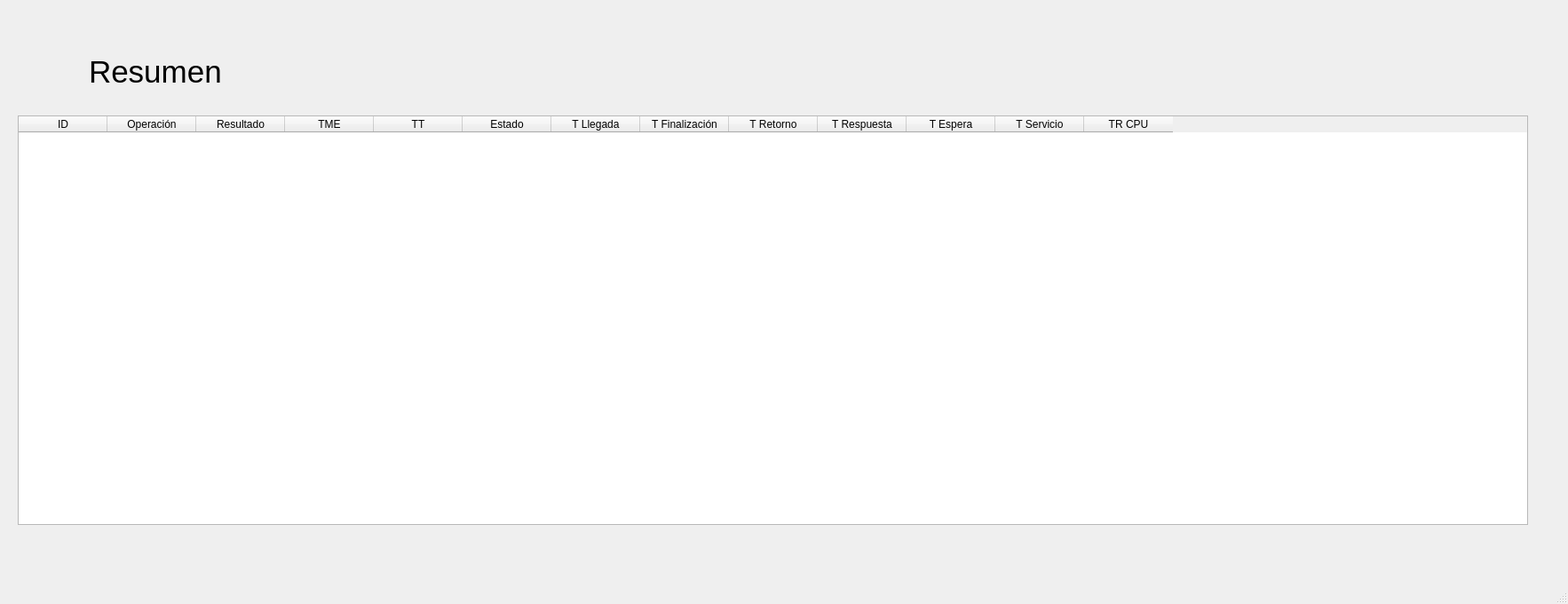
<?xml version="1.0" encoding="UTF-8"?>
<ui version="4.0">
 <class>MainWindow</class>
 <widget class="QMainWindow" name="MainWindow">
  <property name="geometry">
   <rect>
    <x>0</x>
    <y>0</y>
    <width>1766</width>
    <height>680</height>
   </rect>
  </property>
  <property name="windowTitle">
   <string>MainWindow</string>
  </property>
  <widget class="QWidget" name="centralwidget">
   <widget class="QTableWidget" name="tableWidget">
    <property name="geometry">
     <rect>
      <x>20</x>
      <y>130</y>
      <width>1701</width>
      <height>461</height>
     </rect>
    </property>
    <column>
     <property name="text">
      <string>ID</string>
     </property>
    </column>
    <column>
     <property name="text">
      <string>Operación</string>
     </property>
    </column>
    <column>
     <property name="text">
      <string>Resultado</string>
     </property>
    </column>
    <column>
     <property name="text">
      <string>TME</string>
     </property>
    </column>
    <column>
     <property name="text">
      <string>TT</string>
     </property>
    </column>
    <column>
     <property name="text">
      <string>Estado</string>
     </property>
    </column>
    <column>
     <property name="text">
      <string>T Llegada</string>
     </property>
    </column>
    <column>
     <property name="text">
      <string>T Finalización</string>
     </property>
    </column>
    <column>
     <property name="text">
      <string>T Retorno</string>
     </property>
    </column>
    <column>
     <property name="text">
      <string>T Respuesta</string>
     </property>
    </column>
    <column>
     <property name="text">
      <string>T Espera</string>
     </property>
    </column>
    <column>
     <property name="text">
      <string>T Servicio</string>
     </property>
    </column>
    <column>
     <property name="text">
      <string>TR CPU</string>
     </property>
    </column>
   </widget>
   <widget class="QLabel" name="label">
    <property name="geometry">
     <rect>
      <x>100</x>
      <y>60</y>
      <width>361</width>
      <height>41</height>
     </rect>
    </property>
    <property name="font">
     <font>
      <pointsize>26</pointsize>
     </font>
    </property>
    <property name="text">
     <string>Resumen</string>
    </property>
   </widget>
  </widget>
  <widget class="QMenuBar" name="menubar">
   <property name="geometry">
    <rect>
     <x>0</x>
     <y>0</y>
     <width>1766</width>
     <height>26</height>
    </rect>
   </property>
  </widget>
  <widget class="QStatusBar" name="statusbar"/>
 </widget>
 <resources/>
 <connections/>
</ui>
